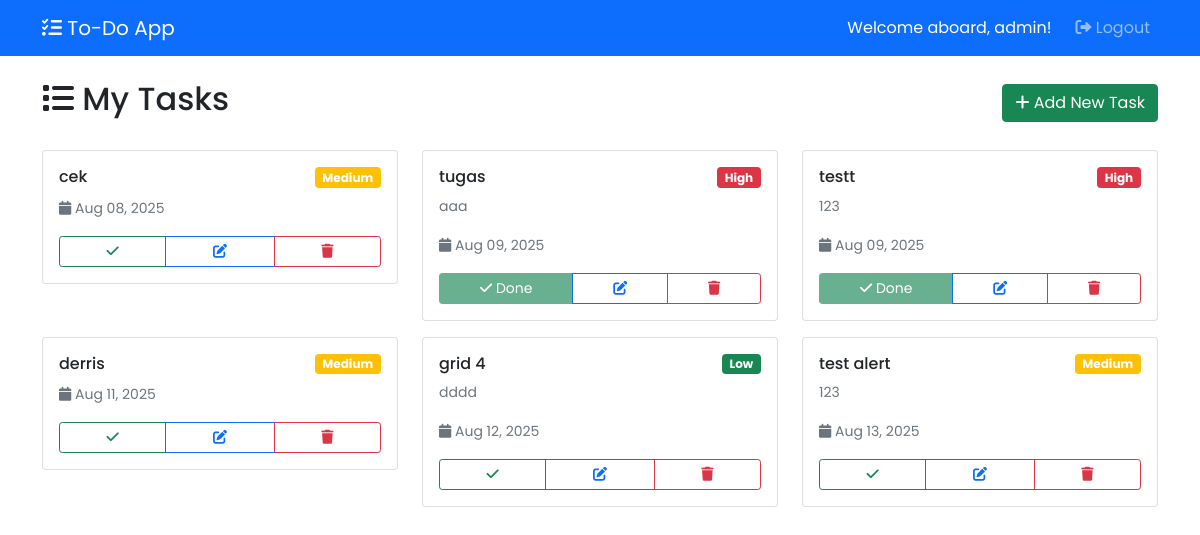
/dashboard.php (signed in), run on the app's committed database.
### tables this page shows
CREATE TABLE `tasks` (
  `id` int(11) NOT NULL,
  `user_id` int(11) NOT NULL,
  `title` varchar(255) NOT NULL,
  `description` text DEFAULT NULL,
  `deadline` date DEFAULT NULL,
  `priority` enum('low','medium','high') DEFAULT 'medium',
  `status` enum('pending','completed') DEFAULT 'pending',
  `created_at` timestamp NOT NULL DEFAULT current_timestamp(),
  `updated_at` timestamp NOT NULL DEFAULT current_timestamp() ON UPDATE current_timestamp()
);

### dashboard.php (the view, shortened to what this page needs)
<?php
require_once 'config/database.php';
$stmt = $pdo->prepare("SELECT * FROM tasks WHERE user_id = ? ORDER BY deadline ASC, priority DESC, created_at DESC");
$stmt->execute([$_SESSION['user_id']]);
$tasks = $stmt->fetchAll();
include 'includes/header.php';
?>
<link rel="stylesheet" href="assets/style.css">
<nav class="navbar navbar-expand-lg navbar-dark bg-primary">
    <div class="container">
        <a class="navbar-brand" href="dashboard.php">
            <i class="fas fa-tasks"></i> To-Do App
        </a>
        <div class="navbar-nav ms-auto">
            <span class="navbar-text me-3" style="color:#ffffff">
                Welcome aboard, <?php echo htmlspecialchars($_SESSION['username']); ?>!
            </span>
            <a class="nav-link" href="logout.php">
                <i class="fas fa-sign-out-alt"></i> Logout
            </a>
        </div>
    </div>
</nav>
<div class="container mt-4">
    <div class="row">
        <div class="col-md-12">
            <div class="d-flex justify-content-between align-items-center mb-4">
                <h2><i class="fas fa-list"></i> My Tasks</h2>
                <a href="add_task.php" class="btn btn-success">
                    <i class="fas fa-plus"></i> Add New Task
                </a>
            </div>
            <?php if (empty($tasks)): ?>
                <div class="text-center py-5">
                    <i class="fas fa-clipboard-list fa-4x text-muted mb-3"></i>
                    <h4 class="text-muted">No tasks yet</h4>
                    <p class="text-muted">Start by adding your first task!</p>
                    <a href="add_task.php" class="btn btn-primary">
                        <i class="fas fa-plus"></i> Add Task
                    </a>
                </div>
            <?php else: ?>
                <div class="row">
                    <?php foreach ($tasks as $task): ?>
                        <div class="col-md-6 col-lg-4 mb-3">
                            <div class="card task-card priority-<?php echo $task['priority']; ?> <?php echo $task['status'] == 'completed' ? 'task-completed' : ''; ?>">
                                <div class="card-body">
                                    <div class="d-flex justify-content-between align-items-start mb-2">
                                        <h6 class="card-title mb-0">
                                            <?php echo htmlspecialchars($task['title']); ?>
                                        </h6>
                                        <span class="badge bg-<?php echo $task['priority'] == 'high' ? 'danger' : ($task['priority'] == 'medium' ? 'warning' : 'success'); ?>">
                                            <?php echo ucfirst($task['priority']); ?>
                                        </span>
                                    </div>
                                    <?php if (!empty($task['description'])): ?>
                                        <p class="card-text small text-muted">
                                            <?php echo htmlspecialchars($task['description']); ?>
                                        </p>
                                    <?php endif; ?>
                                    <?php if ($task['deadline']): ?>
                                        <p class="card-text">
                                            <small class="text-muted">
                                                <i class="fas fa-calendar"></i>
                                                <?php echo date('M d, Y', strtotime($task['deadline'])); ?>
                                            </small>
                                        </p>
                                    <?php endif; ?>
                                    <div class="btn-group btn-group-sm w-100" role="group">
                                        <?php if ($task['status'] == 'pending'): ?>
                                            <a href="mark_done.php?id=<?php echo $task['id']; ?>" class="btn btn-outline-success" title="Mark as Done">
                                                <i class="fas fa-check"></i>
                                            </a>
                                        <?php else: ?>
                                            <span class="btn btn-success disabled">
                                                <i class="fas fa-check"></i> Done
                                            </span>
                                        <?php endif; ?>
                                        <a href="edit_task.php?id=<?php echo $task['id']; ?>" class="btn btn-outline-primary" title="Edit">
                                            <i class="fas fa-edit"></i>
                                        </a>
                                        <a href="delete_task.php?id=<?php echo $task['id']; ?>" class="btn btn-outline-danger"
                                           onclick="return confirm('Are you sure you want to delete this task?')" title="Delete">
                                            <i class="fas fa-trash"></i>
                                        </a>
                                    </div>
                                </div>
                            </div>
                        </div>
                    <?php endforeach; ?>
                </div>
            <?php endif; ?>
        </div>
    </div>
</div>
<?php include 'includes/footer.php'; ?>

### includes/header.php (shortened to what this page needs)
<!DOCTYPE html>
<html lang="en">
<head>
    <link href="https://cdn.jsdelivr.net/npm/bootstrap@5.1.3/dist/css/bootstrap.min.css" rel="stylesheet">
    <link href="https://cdnjs.cloudflare.com/ajax/libs/font-awesome/6.0.0/css/all.min.css" rel="stylesheet">
    <link href="css/style.css" rel="stylesheet">
</head>
<body>

### includes/footer.php (shortened to what this page needs)
</body>
</html>

### css/style.css (style rules this page uses)
* { font-family: 'Poppins', sans-serif; }
.task-completed { animation: fadeOut 0.3s ease-in-out; }
.card-text { max-height: 60px; overflow-y: auto; }

### data on the page
tasks: title "cek", priority "Medium", deadline "Aug 08, 2025"
tasks: title "tugas", priority "High", description "aaa", deadline "Aug 09, 2025", status "completed" (drawn)
tasks: title "testt", priority "High", description "123", deadline "Aug 09, 2025", status "completed" (drawn)
tasks: title "derris", priority "Medium", deadline "Aug 11, 2025"
tasks: title "grid 4", priority "Low", description "dddd", deadline "Aug 12, 2025"
tasks: title "test alert", priority "Medium", description "123", deadline "Aug 13, 2025"

### other printed values
$_SESSION['username'] "admin"
